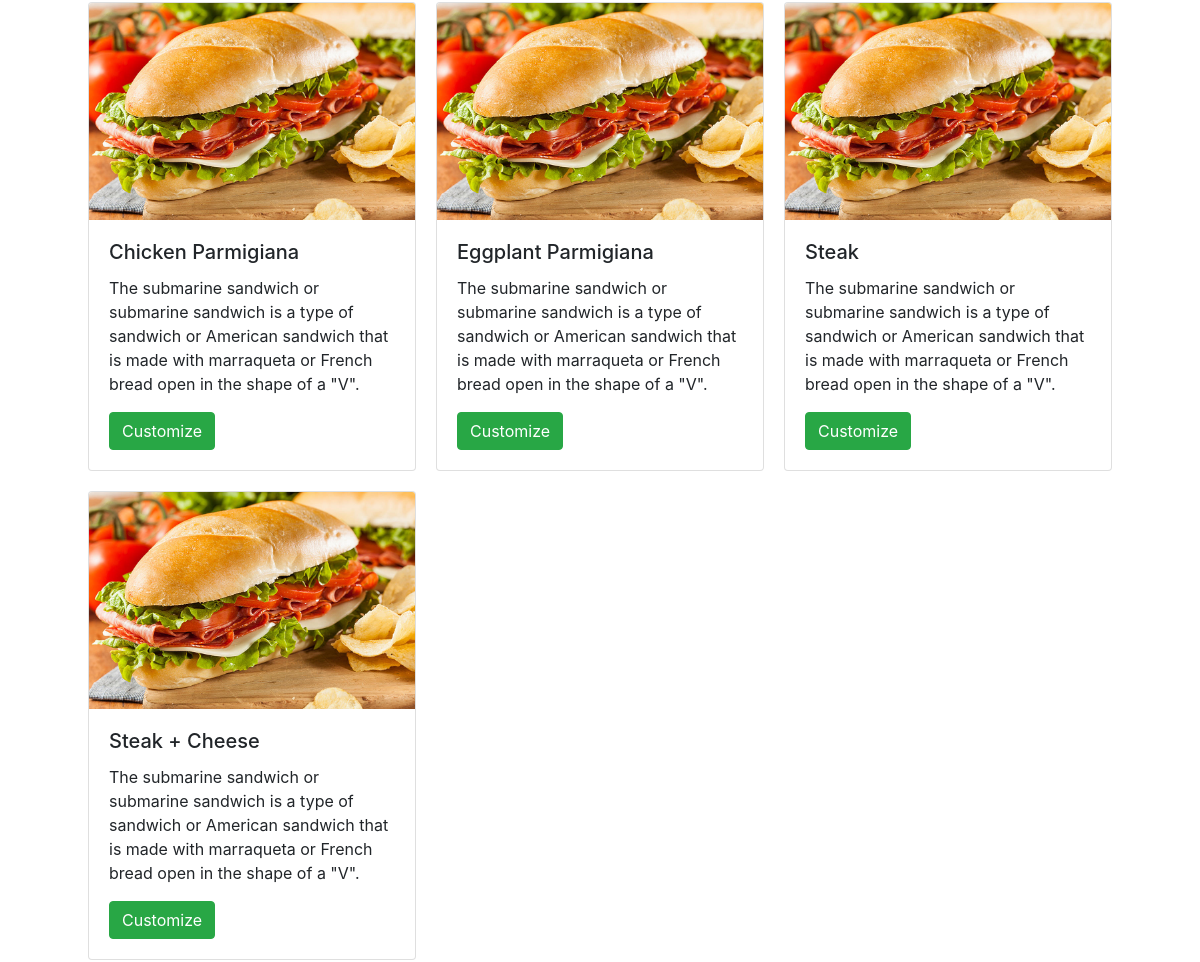
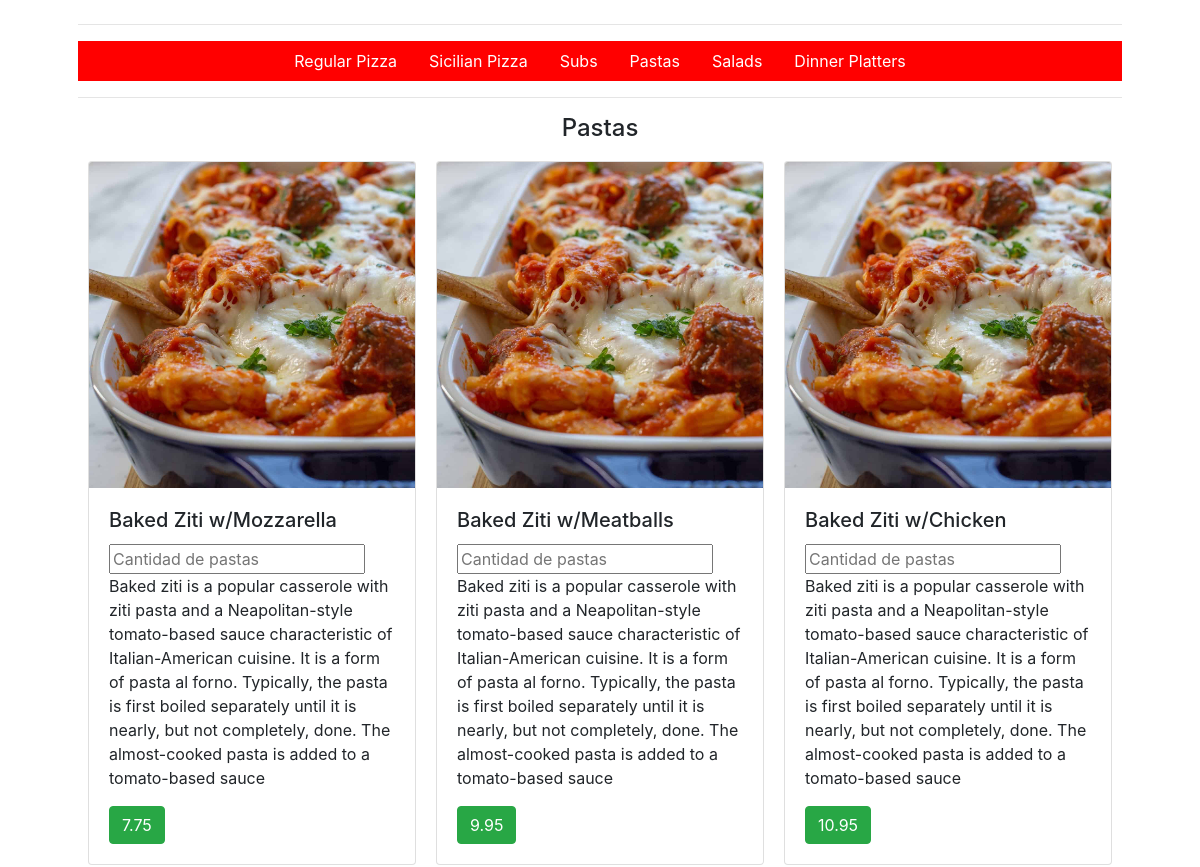
Page / (signed in, middle part) on the earlier database version (2 pictures, top to bottom).
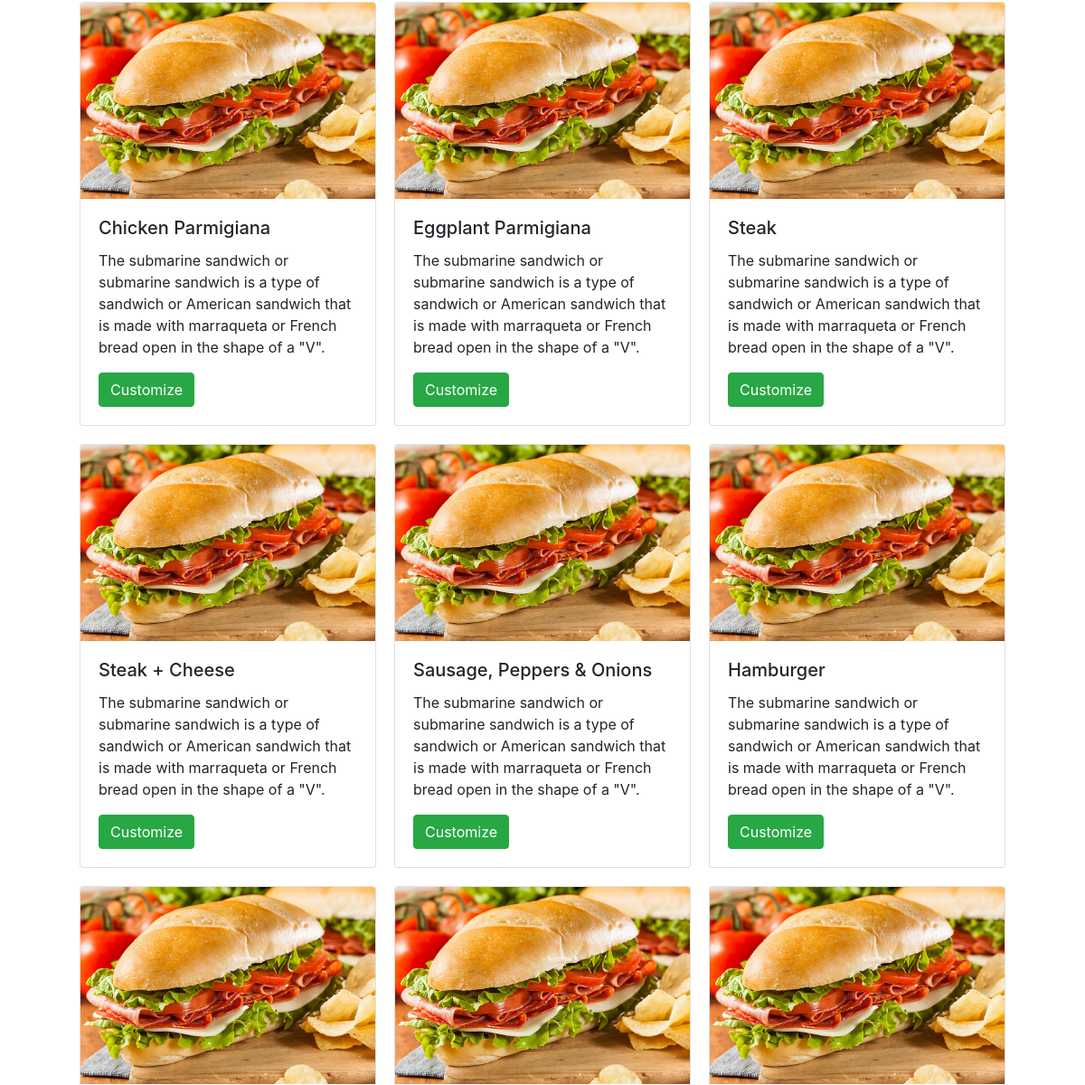
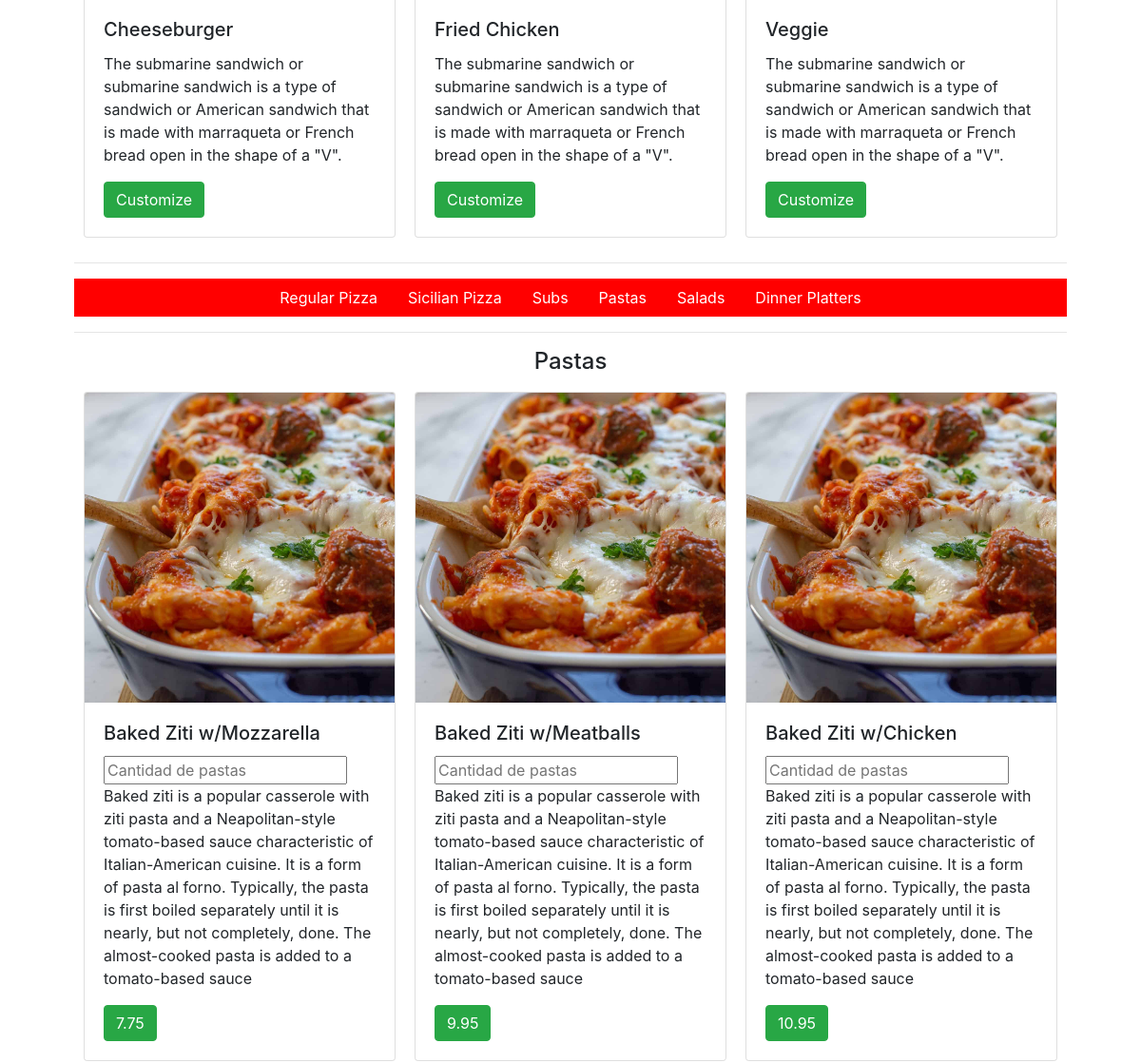
Same page on the later database version (2 pictures, top to bottom).
### orders/models.py (models this page shows, shortened)
class Subs(models.Model):
    name = models.CharField(max_length=60)
    small = models.CharField(max_length=5, blank=True)
    large = models.CharField(max_length=5, blank=True)
    class Meta:
        verbose_name_plural = "Subs"

class Pasta(models.Model):
    name = models.CharField(max_length=40)
    price = models.CharField(max_length=5)

### orders/views.py (the view)
# urls.py: path("", views.index, name="index"),
@login_required
def index(request):
    context = {
        "username": request.user,
        "RegularPizzas": RegularPizza.objects.all(),
        "SicilianPizzas": SicilianPizza.objects.all(),
        "Toppings": Toppings.objects.all(),
        "Subs": Subs.objects.all(),
        "Pastas": Pasta.objects.all(),
        "Salads": Salads.objects.all(),
        "DinnerPlatters": DinnerPlatters.objects.all(),
    }
    return render(request, 'orders/index.html', context)

### orders/templates/orders/index.html (shortened to what this page needs)
{% extends 'base.html' %}
{% load bootstrap4 %}
{% load static %}
{% block main %}
    <div class="container">
        <div class="row">
            {% for sub in Subs %}
            <div class="card g-0" style="width: 328px;">
                <img src="{% static 'img/sub.jpg' %}" class="card-img-top" alt="18rem">
                <div class="card-body">
                    <h5 class="card-title">{{sub.name}}</h5>
                    <form method="post" action="{% url 'customize' %}">
                        <p class="card-text">The submarine sandwich or submarine sandwich is a type of sandwich or American sandwich that is made with marraqueta or French bread open in the shape of a "V".</p>
                        <button type="submit" class="btn btn-success">Customize</button>
                    </form>
                </div>
            </div>
            {% endfor %}
        </div>
    </div>
    <hr>
    <nav class="nav justify-content-center red">
        <a class="nav-link" href="#regular">Regular Pizza</a>
        <a class="nav-link" href="#sicilian">Sicilian Pizza</a>
        <a class="nav-link" href="#subs">Subs</a>
        <a class="nav-link" href="#pasta">Pastas</a>
        <a class="nav-link" href="#salads">Salads</a>
        <a class="nav-link" href="#dinner">Dinner Platters</a>
    </nav>
    <hr>
    <h4 class="text-center" id="pasta">Pastas</h4>
    <div class="container">
        <div class="row">
            {% for pasta in Pastas %}
            <div class="card g-0" style="width: 328px;">
                <img src="{% static 'img/pasta.jpg' %}" class="card-img-top" alt="18rem">
                <div class="card-body">
                    <h5 class="card-title">{{pasta.name}}</h5>
                    <form method="post" action="{% url 'carrito' %}">
                        <input type="number" name="cantidad" placeholder="Cantidad de pastas" required>
                        <p class="card-text">Baked ziti is a popular casserole with ziti pasta and a Neapolitan-style tomato-based sauce characteristic of Italian-American cuisine. It is a form of pasta al forno. Typically, the pasta is first boiled separately until it is nearly, but not completely, done. The almost-cooked pasta is added to a tomato-based sauce</p>
                        <button type="submit" class="btn btn-success">{{pasta.price}}</button>
                    </form>
                </div>
            </div>
            {% endfor %}
        </div>
    </div>
{% endblock %}

Differences in the rows shown:
added Subs: name "Sausage, Peppers & Onions"
added Subs: name "Hamburger"
added Subs: name "Cheeseburger"
added Subs: name "Fried Chicken"
added Subs: name "Veggie"
